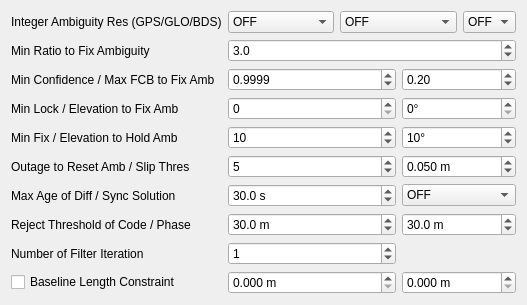
     <widget class="QWidget" name="TabSheet2">
      <property name="toolTip">
       <string/>
      </property>
      <attribute name="title">
       <string>Setting&amp;2</string>
      </attribute>
      <layout class="QGridLayout" name="gridLayout_2">
       <item row="2" column="1" colspan="4">
        <widget class="QDoubleSpinBox" name="sBValidThresAR">
         <property name="decimals">
          <number>1</number>
         </property>
         <property name="value">
          <double>3.000000000000000</double>
         </property>
        </widget>
       </item>
       <item row="4" column="1" colspan="2">
        <widget class="QDoubleSpinBox" name="sBThresAR2">
         <property name="decimals">
          <number>4</number>
         </property>
         <property name="value">
          <double>0.999900000000000</double>
         </property>
        </widget>
       </item>
       <item row="16" column="1" colspan="2">
        <widget class="QSpinBox" name="sBNumIteration">
         <property name="value">
          <number>1</number>
         </property>
        </widget>
       </item>
       <item row="4" column="3" colspan="2">
        <widget class="QDoubleSpinBox" name="sBThresAR3">
         <property name="value">
          <double>0.200000000000000</double>
         </property>
        </widget>
       </item>
       <item row="17" column="3" colspan="2">
        <widget class="QDoubleSpinBox" name="sBBaselineSig">
         <property name="suffix">
          <string> m</string>
         </property>
         <property name="decimals">
          <number>3</number>
         </property>
         <property name="maximum">
          <double>1000000.000000000000000</double>
         </property>
        </widget>
       </item>
       <item row="17" column="1" colspan="2">
        <widget class="QDoubleSpinBox" name="sBBaselineLen">
         <property name="suffix">
          <string> m</string>
         </property>
         <property name="decimals">
          <number>3</number>
         </property>
         <property name="maximum">
          <double>1000000.000000000000000</double>
         </property>
        </widget>
       </item>
       <item row="6" column="1" colspan="2">
        <widget class="QSpinBox" name="sBLockCountFixAmbiguity">
         <property name="maximum">
          <number>10000</number>
         </property>
        </widget>
       </item>
       <item row="6" column="3" colspan="2">
        <widget class="QDoubleSpinBox" name="sBElevationMaskAR">
         <property name="suffix">
          <string>°</string>
         </property>
         <property name="decimals">
          <number>0</number>
         </property>
         <property name="maximum">
          <double>90.000000000000000</double>
         </property>
        </widget>
       </item>
       <item row="8" column="1" colspan="2">
        <widget class="QSpinBox" name="sBFixCountHoldAmbiguity">
         <property name="maximum">
          <number>100000</number>
         </property>
         <property name="value">
          <number>10</number>
         </property>
        </widget>
       </item>
       <item row="8" column="3" colspan="2">
        <widget class="QDoubleSpinBox" name="sBElevationMaskHold">
         <property name="suffix">
          <string>°</string>
         </property>
         <property name="decimals">
          <number>0</number>
         </property>
         <property name="maximum">
          <double>90.000000000000000</double>
         </property>
         <property name="value">
          <double>10.000000000000000</double>
         </property>
        </widget>
       </item>
       <item row="12" column="1" colspan="2">
        <widget class="QDoubleSpinBox" name="sBMaxAgeDifference">
         <property name="suffix">
          <string> s</string>
         </property>
         <property name="decimals">
          <number>1</number>
         </property>
         <property name="maximum">
          <double>3600.000000000000000</double>
         </property>
         <property name="value">
          <double>30.000000000000000</double>
         </property>
        </widget>
       </item>
       <item row="0" column="0">
        <widget class="QLabel" name="Label25">
         <property name="toolTip">
          <string/>
         </property>
         <property name="text">
          <string>Integer Ambiguity Res (GPS/GLO/BDS)</string>
         </property>
        </widget>
       </item>
       <item row="0" column="1">
        <widget class="QComboBox" name="cBAmbiguityResolutionGPS">
         <property name="toolTip">
          <string/>
         </property>
         <item>
          <property name="text">
           <string>OFF</string>
          </property>
         </item>
         <item>
          <property name="text">
           <string>Continuous</string>
          </property>
         </item>
         <item>
          <property name="text">
           <string>Instantaneous</string>
          </property>
         </item>
         <item>
          <property name="text">
           <string>Fix and Hold</string>
          </property>
         </item>
        </widget>
       </item>
       <item row="0" column="2" colspan="2">
        <widget class="QComboBox" name="cBAmbiguityResolutionGlo">
         <property name="toolTip">
          <string/>
         </property>
         <item>
          <property name="text">
           <string>OFF</string>
          </property>
         </item>
         <item>
          <property name="text">
           <string>ON</string>
          </property>
         </item>
         <item>
          <property name="text">
           <string>Auto Calibration</string>
          </property>
         </item>
        </widget>
       </item>
       <item row="0" column="4">
        <widget class="QComboBox" name="cBAmbiguityResolutionBDS">
         <property name="toolTip">
          <string/>
         </property>
         <item>
          <property name="text">
           <string>OFF</string>
          </property>
         </item>
         <item>
          <property name="text">
           <string>ON</string>
          </property>
         </item>
        </widget>
       </item>
       <item row="2" column="0">
        <widget class="QLabel" name="Label24">
         <property name="toolTip">
          <string/>
         </property>
         <property name="text">
          <string>Min Ratio to Fix Ambiguity</string>
         </property>
        </widget>
       </item>
       <item row="4" column="0">
        <widget class="QLabel" name="Label12">
         <property name="toolTip">
          <string/>
         </property>
         <property name="text">
          <string>Min Confidence / Max FCB to Fix Amb</string>
         </property>
        </widget>
       </item>
       <item row="6" column="0">
        <widget class="QLabel" name="Label13">
         <property name="toolTip">
          <string/>
         </property>
         <property name="text">
          <string>Min Lock / Elevation to Fix Amb</string>
         </property>
        </widget>
       </item>
       <item row="10" column="1" colspan="2">
        <widget class="QSpinBox" name="sBOutageCountResetAmbiguity">
         <property name="maximum">
          <number>1000</number>
         </property>
         <property name="value">
          <number>5</number>
         </property>
        </widget>
       </item>
       <item row="8" column="0">
        <widget class="QLabel" name="LabelHold">
         <property name="toolTip">
          <string/>
         </property>
         <property name="text">
          <string>Min Fix / Elevation to Hold Amb</string>
         </property>
        </widget>
       </item>
       <item row="10" column="0">
        <widget class="QLabel" name="Label22">
         <property name="toolTip">
          <string/>
         </property>
         <property name="text">
          <string>Outage to Reset Amb / Slip Thres</string>
         </property>
        </widget>
       </item>
       <item row="12" column="0">
        <widget class="QLabel" name="Label14">
         <property name="toolTip">
          <string/>
         </property>
         <property name="text">
          <string>Max Age of Diff / Sync Solution</string>
         </property>
        </widget>
       </item>
       <item row="12" column="3" colspan="2">
        <widget class="QComboBox" name="cBSyncSolution">
         <property name="toolTip">
          <string/>
         </property>
         <item>
          <property name="text">
           <string>OFF</string>
          </property>
         </item>
         <item>
          <property name="text">
           <string>ON</string>
          </property>
         </item>
        </widget>
       </item>
       <item row="14" column="0">
        <widget class="QLabel" name="Label11">
         <property name="toolTip">
          <string/>
         </property>
         <property name="text">
          <string>Reject Threshold of Code / Phase</string>
         </property>
        </widget>
       </item>
       <item row="16" column="0">
        <widget class="QLabel" name="Label37">
         <property name="toolTip">
          <string/>
         </property>
         <property name="text">
          <string>Number of Filter Iteration</string>
         </property>
        </widget>
       </item>
       <item row="17" column="0">
        <widget class="QCheckBox" name="cBBaselineConstrain">
         <property name="toolTip">
          <string/>
         </property>
         <property name="text">
          <string>Baseline Length Constraint</string>
         </property>
        </widget>
       </item>
       <item row="14" column="1" colspan="2">
        <widget class="QDoubleSpinBox" name="sBRejectCode">
         <property name="suffix">
          <string> m</string>
         </property>
         <property name="decimals">
          <number>1</number>
         </property>
         <property name="value">
          <double>30.000000000000000</double>
         </property>
        </widget>
       </item>
       <item row="14" column="3" colspan="2">
        <widget class="QDoubleSpinBox" name="sBRejectPhase">
         <property name="suffix">
          <string> m</string>
         </property>
         <property name="decimals">
          <number>1</number>
         </property>
         <property name="value">
          <double>30.000000000000000</double>
         </property>
        </widget>
       </item>
       <item row="10" column="3" colspan="2">
        <widget class="QDoubleSpinBox" name="sBSlipThres">
         <property name="suffix">
          <string> m</string>
         </property>
         <property name="decimals">
          <number>3</number>
         </property>
         <property name="value">
          <double>0.050000000000000</double>
         </property>
        </widget>
       </item>
      </layout>
     </widget>
